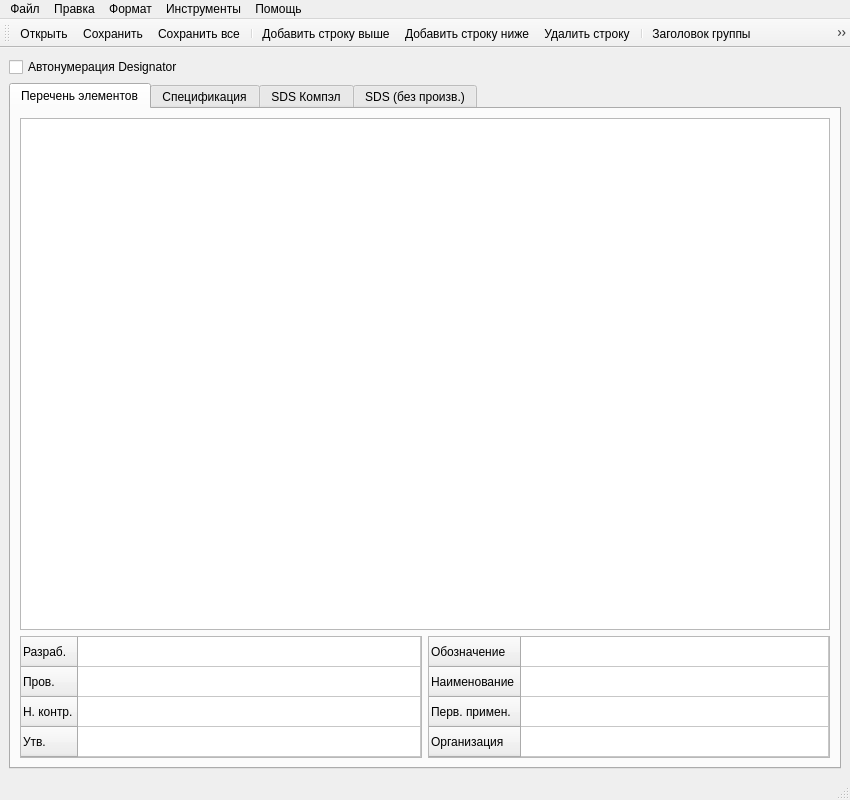
<?xml version="1.0" encoding="UTF-8"?>
<ui version="4.0">
 <class>MainWindow</class>
 <widget class="QMainWindow" name="MainWindow">
  <property name="geometry">
   <rect>
    <x>0</x>
    <y>0</y>
    <width>850</width>
    <height>800</height>
   </rect>
  </property>
  <property name="sizePolicy">
   <sizepolicy hsizetype="Expanding" vsizetype="Expanding">
    <horstretch>0</horstretch>
    <verstretch>0</verstretch>
   </sizepolicy>
  </property>
  <property name="baseSize">
   <size>
    <width>0</width>
    <height>100</height>
   </size>
  </property>
  <property name="windowTitle">
   <string>altidoc</string>
  </property>
  <property name="documentMode">
   <bool>false</bool>
  </property>
  <property name="dockNestingEnabled">
   <bool>false</bool>
  </property>
  <widget class="QWidget" name="centralwidget">
   <layout class="QVBoxLayout" name="verticalLayout_4">
    <item>
     <widget class="QCheckBox" name="autoNumCheckBox">
     <property name="text">
      <string>Автонумерация Designator</string>
     </property>
     <property name="checked">
      <bool>false</bool>
     </property>
    </widget>
   </item>
   <item>
     <widget class="QTabWidget" name="tabWidget">
      <property name="currentIndex">
       <number>0</number>
      </property>
      <property name="tabsClosable">
       <bool>false</bool>
      </property>
      <property name="tabBarAutoHide">
       <bool>false</bool>
      </property>
      <widget class="QWidget" name="tab">
       <attribute name="title">
        <string>Перечень элементов</string>
       </attribute>
       <layout class="QVBoxLayout" name="verticalLayout">
        <item>
         <widget class="QTableWidget" name="indexTable">
          <property name="sizePolicy">
           <sizepolicy hsizetype="Expanding" vsizetype="Expanding">
            <horstretch>0</horstretch>
            <verstretch>0</verstretch>
           </sizepolicy>
          </property>
          <property name="minimumSize">
           <size>
            <width>0</width>
            <height>0</height>
           </size>
          </property>
          <property name="maximumSize">
           <size>
            <width>16777215</width>
            <height>16777215</height>
           </size>
          </property>
          <property name="sizeIncrement">
           <size>
            <width>0</width>
            <height>0</height>
           </size>
          </property>
          <property name="baseSize">
           <size>
            <width>0</width>
            <height>100</height>
           </size>
          </property>
          <property name="gridStyle">
           <enum>Qt::SolidLine</enum>
          </property>
          <property name="rowCount">
           <number>0</number>
          </property>
          <property name="columnCount">
           <number>0</number>
          </property>
          <attribute name="verticalHeaderVisible">
           <bool>false</bool>
          </attribute>
         </widget>
        </item>
        <item>
         <layout class="QHBoxLayout" name="horizontalLayout">
          <item>
           <widget class="QTableWidget" name="indexStamp2">
            <property name="sizePolicy">
             <sizepolicy hsizetype="Expanding" vsizetype="Preferred">
              <horstretch>0</horstretch>
              <verstretch>0</verstretch>
             </sizepolicy>
            </property>
            <property name="maximumSize">
             <size>
              <width>16777215</width>
              <height>122</height>
             </size>
            </property>
            <attribute name="horizontalHeaderVisible">
             <bool>false</bool>
            </attribute>
            <attribute name="horizontalHeaderStretchLastSection">
             <bool>true</bool>
            </attribute>
            <row>
             <property name="text">
              <string>Разраб.</string>
             </property>
            </row>
            <row>
             <property name="text">
              <string>Пров.</string>
             </property>
            </row>
            <row>
             <property name="text">
              <string>Н. контр.</string>
             </property>
            </row>
            <row>
             <property name="text">
              <string>Утв.</string>
             </property>
            </row>
            <column>
             <property name="text">
              <string/>
             </property>
            </column>
           </widget>
          </item>
          <item>
           <widget class="QTableWidget" name="indexStamp">
            <property name="sizePolicy">
             <sizepolicy hsizetype="Expanding" vsizetype="Preferred">
              <horstretch>0</horstretch>
              <verstretch>0</verstretch>
             </sizepolicy>
            </property>
            <property name="maximumSize">
             <size>
              <width>16777215</width>
              <height>122</height>
             </size>
            </property>
            <attribute name="horizontalHeaderVisible">
             <bool>false</bool>
            </attribute>
            <attribute name="horizontalHeaderStretchLastSection">
             <bool>true</bool>
            </attribute>
            <row>
             <property name="text">
              <string>Обозначение</string>
             </property>
            </row>
            <row>
             <property name="text">
              <string>Наименование</string>
             </property>
            </row>
            <row>
             <property name="text">
              <string>Перв. примен.</string>
             </property>
            </row>
            <row>
             <property name="text">
              <string>Организация</string>
             </property>
            </row>
            <column>
             <property name="text">
              <string/>
             </property>
            </column>
           </widget>
          </item>
         </layout>
        </item>
       </layout>
      </widget>
      <widget class="QWidget" name="tab_2">
       <attribute name="title">
        <string>Спецификация</string>
       </attribute>
       <layout class="QVBoxLayout" name="verticalLayout_2">
        <item>
         <widget class="QTableWidget" name="specTable">
          <property name="sizePolicy">
           <sizepolicy hsizetype="Expanding" vsizetype="Expanding">
            <horstretch>0</horstretch>
            <verstretch>0</verstretch>
           </sizepolicy>
          </property>
          <property name="minimumSize">
           <size>
            <width>0</width>
            <height>0</height>
           </size>
          </property>
          <property name="maximumSize">
           <size>
            <width>16777215</width>
            <height>16777215</height>
           </size>
          </property>
          <property name="sizeIncrement">
           <size>
            <width>0</width>
            <height>0</height>
           </size>
          </property>
          <property name="baseSize">
           <size>
            <width>0</width>
            <height>100</height>
           </size>
          </property>
          <property name="gridStyle">
           <enum>Qt::SolidLine</enum>
          </property>
          <property name="rowCount">
           <number>0</number>
          </property>
          <property name="columnCount">
           <number>0</number>
          </property>
          <attribute name="verticalHeaderVisible">
           <bool>false</bool>
          </attribute>
         </widget>
        </item>
        <item>
         <layout class="QHBoxLayout" name="horizontalLayout_2">
          <item>
           <widget class="QTableWidget" name="specStamp2">
            <property name="sizePolicy">
             <sizepolicy hsizetype="Expanding" vsizetype="Preferred">
              <horstretch>0</horstretch>
              <verstretch>0</verstretch>
             </sizepolicy>
            </property>
            <property name="maximumSize">
             <size>
              <width>16777215</width>
              <height>122</height>
             </size>
            </property>
            <attribute name="horizontalHeaderVisible">
             <bool>false</bool>
            </attribute>
            <attribute name="horizontalHeaderStretchLastSection">
             <bool>true</bool>
            </attribute>
            <row>
             <property name="text">
              <string>Разраб.</string>
             </property>
            </row>
            <row>
             <property name="text">
              <string>Пров.</string>
             </property>
            </row>
            <row>
             <property name="text">
              <string>Н. контр.</string>
             </property>
            </row>
            <row>
             <property name="text">
              <string>Утв.</string>
             </property>
            </row>
            <column>
             <property name="text">
              <string/>
             </property>
            </column>
           </widget>
          </item>
          <item>
           <widget class="QTableWidget" name="specStamp">
            <property name="sizePolicy">
             <sizepolicy hsizetype="Expanding" vsizetype="Preferred">
              <horstretch>0</horstretch>
              <verstretch>0</verstretch>
             </sizepolicy>
            </property>
            <property name="maximumSize">
             <size>
              <width>16777215</width>
              <height>122</height>
             </size>
            </property>
            <attribute name="horizontalHeaderVisible">
             <bool>false</bool>
            </attribute>
            <attribute name="horizontalHeaderStretchLastSection">
             <bool>true</bool>
            </attribute>
            <row>
             <property name="text">
              <string>Обозначение</string>
             </property>
            </row>
            <row>
             <property name="text">
              <string>Наименование</string>
             </property>
            </row>
            <row>
             <property name="text">
              <string>Перв. примен.</string>
             </property>
            </row>
            <row>
             <property name="text">
              <string>Организация</string>
             </property>
            </row>
            <column>
             <property name="text">
              <string/>
             </property>
            </column>
           </widget>
          </item>
         </layout>
        </item>
       </layout>
      </widget>
<!--      <widget class="QWidget" name="tab_3">-->
<!--       <attribute name="title">-->
<!--        <string>Ведомость покупных изделий</string>-->
<!--       </attribute>-->
<!--       <layout class="QVBoxLayout" name="verticalLayout_3">-->
<!--        <item>-->
<!--         <widget class="QTableWidget" name="bomTable">-->
<!--          <property name="sizePolicy">-->
<!--           <sizepolicy hsizetype="Expanding" vsizetype="Expanding">-->
<!--            <horstretch>0</horstretch>-->
<!--            <verstretch>0</verstretch>-->
<!--           </sizepolicy>-->
<!--          </property>-->
<!--          <property name="minimumSize">-->
<!--           <size>-->
<!--            <width>0</width>-->
<!--            <height>0</height>-->
<!--           </size>-->
<!--          </property>-->
<!--          <property name="maximumSize">-->
<!--           <size>-->
<!--            <width>16777215</width>-->
<!--            <height>16777215</height>-->
<!--           </size>-->
<!--          </property>-->
<!--          <property name="sizeIncrement">-->
<!--           <size>-->
<!--            <width>0</width>-->
<!--            <height>0</height>-->
<!--           </size>-->
<!--          </property>-->
<!--          <property name="baseSize">-->
<!--           <size>-->
<!--            <width>0</width>-->
<!--            <height>100</height>-->
<!--           </size>-->
<!--          </property>-->
<!--          <property name="gridStyle">-->
<!--           <enum>Qt::SolidLine</enum>-->
<!--          </property>-->
<!--          <property name="rowCount">-->
<!--           <number>0</number>-->
<!--          </property>-->
<!--          <property name="columnCount">-->
<!--           <number>0</number>-->
<!--          </property>-->
<!--          <attribute name="verticalHeaderVisible">-->
<!--           <bool>false</bool>-->
<!--          </attribute>-->
<!--         </widget>-->
<!--        </item>-->
<!--        <item>-->
<!--         <layout class="QHBoxLayout" name="horizontalLayout_3">-->
<!--          <item>-->
<!--           <widget class="QTableWidget" name="bomStamp2">-->
<!--            <property name="sizePolicy">-->
<!--             <sizepolicy hsizetype="Expanding" vsizetype="Preferred">-->
<!--              <horstretch>0</horstretch>-->
<!--              <verstretch>0</verstretch>-->
<!--             </sizepolicy>-->
<!--            </property>-->
<!--            <property name="maximumSize">-->
<!--             <size>-->
<!--              <width>16777215</width>-->
<!--              <height>122</height>-->
<!--             </size>-->
<!--            </property>-->
<!--            <attribute name="horizontalHeaderVisible">-->
<!--             <bool>false</bool>-->
<!--            </attribute>-->
<!--            <attribute name="horizontalHeaderStretchLastSection">-->
<!--             <bool>true</bool>-->
<!--            </attribute>-->
<!--            <row>-->
<!--             <property name="text">-->
<!--              <string>Разраб.</string>-->
<!--             </property>-->
<!--            </row>-->
<!--            <row>-->
<!--             <property name="text">-->
<!--              <string>Пров.</string>-->
<!--             </property>-->
<!--            </row>-->
<!--            <row>-->
<!--             <property name="text">-->
<!--              <string>Н. контр.</string>-->
<!--             </property>-->
<!--            </row>-->
<!--            <row>-->
<!--             <property name="text">-->
<!--              <string>Утв.</string>-->
<!--             </property>-->
<!--            </row>-->
<!--            <column>-->
<!--             <property name="text">-->
<!--              <string/>-->
<!--             </property>-->
<!--            </column>-->
<!--           </widget>-->
<!--          </item>-->
<!--          <item>-->
<!--           <widget class="QTableWidget" name="bomStamp">-->
<!--            <property name="sizePolicy">-->
<!--             <sizepolicy hsizetype="Expanding" vsizetype="Preferred">-->
<!--              <horstretch>0</horstretch>-->
<!--              <verstretch>0</verstretch>-->
<!--             </sizepolicy>-->
<!--            </property>-->
<!--            <property name="maximumSize">-->
<!--             <size>-->
<!--              <width>16777215</width>-->
<!--              <height>122</height>-->
<!--             </size>-->
<!--            </property>-->
<!--            <attribute name="horizontalHeaderVisible">-->
<!--             <bool>false</bool>-->
<!--            </attribute>-->
<!--            <attribute name="horizontalHeaderStretchLastSection">-->
<!--             <bool>true</bool>-->
<!--            </attribute>-->
<!--            <row>-->
<!--             <property name="text">-->
<!--              <string>Обозначение</string>-->
<!--             </property>-->
<!--            </row>-->
<!--            <row>-->
<!--             <property name="text">-->
<!--              <string>Наименование</string>-->
<!--             </property>-->
<!--            </row>-->
<!--            <row>-->
<!--             <property name="text">-->
<!--              <string>Перв. примен.</string>-->
<!--             </property>-->
<!--            </row>-->
<!--            <row>-->
<!--             <property name="text">-->
<!--              <string>Организация</string>-->
<!--             </property>-->
<!--            </row>-->
<!--            <column>-->
<!--             <property name="text">-->
<!--              <string/>-->
<!--             </property>-->
<!--            </column>-->
<!--           </widget>-->
<!--          </item>-->
<!--         </layout>-->
<!--        </item>-->
<!--       </layout>-->
<!--      </widget>-->
      <widget class="QWidget" name="tab_4">
       <attribute name="title">
        <string>SDS Компэл</string>
       </attribute>
       <layout class="QVBoxLayout" name="verticalLayout_5">
        <item>
         <widget class="QTableWidget" name="sdsTable">
          <property name="sizePolicy">
           <sizepolicy hsizetype="Expanding" vsizetype="Expanding">
            <horstretch>0</horstretch>
            <verstretch>0</verstretch>
           </sizepolicy>
          </property>
          <property name="minimumSize">
           <size>
            <width>0</width>
            <height>0</height>
           </size>
          </property>
          <property name="maximumSize">
           <size>
            <width>16777215</width>
            <height>16777215</height>
           </size>
          </property>
          <property name="sizeIncrement">
           <size>
            <width>0</width>
            <height>0</height>
           </size>
          </property>
          <property name="baseSize">
           <size>
            <width>0</width>
            <height>100</height>
           </size>
          </property>
          <property name="gridStyle">
           <enum>Qt::SolidLine</enum>
          </property>
          <property name="rowCount">
           <number>0</number>
          </property>
          <property name="columnCount">
           <number>0</number>
          </property>
          <attribute name="verticalHeaderVisible">
           <bool>false</bool>
          </attribute>
         </widget>
        </item>
        <item>
         <layout class="QHBoxLayout" name="horizontalLayout_4">
          <item>
           <widget class="QTableWidget" name="sdsStamp2">
            <property name="sizePolicy">
             <sizepolicy hsizetype="Expanding" vsizetype="Preferred">
              <horstretch>0</horstretch>
              <verstretch>0</verstretch>
             </sizepolicy>
            </property>
            <property name="maximumSize">
             <size>
              <width>16777215</width>
              <height>122</height>
             </size>
            </property>
            <attribute name="horizontalHeaderVisible">
             <bool>false</bool>
            </attribute>
            <attribute name="horizontalHeaderStretchLastSection">
             <bool>true</bool>
            </attribute>
            <row>
             <property name="text">
              <string>Разраб.</string>
             </property>
            </row>
            <row>
             <property name="text">
              <string>Пров.</string>
             </property>
            </row>
            <row>
             <property name="text">
              <string>Н. контр.</string>
             </property>
            </row>
            <row>
             <property name="text">
              <string>Утв.</string>
             </property>
            </row>
            <column>
             <property name="text">
              <string/>
             </property>
            </column>
           </widget>
          </item>
          <item>
           <widget class="QTableWidget" name="sdsStamp">
            <property name="sizePolicy">
             <sizepolicy hsizetype="Expanding" vsizetype="Preferred">
              <horstretch>0</horstretch>
              <verstretch>0</verstretch>
             </sizepolicy>
            </property>
            <property name="maximumSize">
             <size>
              <width>16777215</width>
              <height>122</height>
             </size>
            </property>
            <attribute name="horizontalHeaderVisible">
             <bool>false</bool>
            </attribute>
            <attribute name="horizontalHeaderStretchLastSection">
             <bool>true</bool>
            </attribute>
            <row>
             <property name="text">
              <string>Обозначение</string>
             </property>
            </row>
            <row>
             <property name="text">
              <string>Наименование</string>
             </property>
            </row>
            <row>
             <property name="text">
              <string>Перв. примен.</string>
             </property>
            </row>
            <row>
             <property name="text">
              <string>Организация</string>
             </property>
            </row>
            <column>
             <property name="text">
              <string/>
             </property>
            </column>
           </widget>
          </item>
         </layout>
        </item>
       </layout>
      </widget>
      <widget class="QWidget" name="tab_5">
       <attribute name="title">
        <string>SDS (без произв.)</string>
       </attribute>
       <layout class="QVBoxLayout" name="verticalLayout_6">
        <item>
         <widget class="QTableWidget" name="sds2Table">
          <property name="sizePolicy">
           <sizepolicy hsizetype="Expanding" vsizetype="Expanding">
            <horstretch>0</horstretch>
            <verstretch>0</verstretch>
           </sizepolicy>
          </property>
          <property name="minimumSize">
           <size>
            <width>0</width>
            <height>0</height>
           </size>
          </property>
          <property name="maximumSize">
           <size>
            <width>16777215</width>
            <height>16777215</height>
           </size>
          </property>
          <property name="sizeIncrement">
           <size>
            <width>0</width>
            <height>0</height>
           </size>
          </property>
          <property name="baseSize">
           <size>
            <width>0</width>
            <height>100</height>
           </size>
          </property>
          <property name="gridStyle">
           <enum>Qt::SolidLine</enum>
          </property>
          <property name="rowCount">
           <number>0</number>
          </property>
          <property name="columnCount">
           <number>0</number>
          </property>
          <attribute name="verticalHeaderVisible">
           <bool>false</bool>
          </attribute>
         </widget>
        </item>
        <item>
         <layout class="QHBoxLayout" name="horizontalLayout_5">
          <item>
           <widget class="QTableWidget" name="sds2Stamp2">
            <property name="sizePolicy">
             <sizepolicy hsizetype="Expanding" vsizetype="Preferred">
              <horstretch>0</horstretch>
              <verstretch>0</verstretch>
             </sizepolicy>
            </property>
            <property name="maximumSize">
             <size>
              <width>16777215</width>
              <height>122</height>
             </size>
            </property>
            <attribute name="horizontalHeaderVisible">
             <bool>false</bool>
            </attribute>
            <attribute name="horizontalHeaderStretchLastSection">
             <bool>true</bool>
            </attribute>
            <row>
             <property name="text">
              <string>Разраб.</string>
             </property>
            </row>
            <row>
             <property name="text">
              <string>Пров.</string>
             </property>
            </row>
            <row>
             <property name="text">
              <string>Н. контр.</string>
             </property>
            </row>
            <row>
             <property name="text">
              <string>Утв.</string>
             </property>
            </row>
            <column>
             <property name="text">
              <string/>
             </property>
            </column>
           </widget>
          </item>
          <item>
           <widget class="QTableWidget" name="sds2Stamp">
            <property name="sizePolicy">
             <sizepolicy hsizetype="Expanding" vsizetype="Preferred">
              <horstretch>0</horstretch>
              <verstretch>0</verstretch>
             </sizepolicy>
            </property>
            <property name="maximumSize">
             <size>
              <width>16777215</width>
              <height>122</height>
             </size>
            </property>
            <attribute name="horizontalHeaderVisible">
             <bool>false</bool>
            </attribute>
            <attribute name="horizontalHeaderStretchLastSection">
             <bool>true</bool>
            </attribute>
            <row>
             <property name="text">
              <string>Обозначение</string>
             </property>
            </row>
            <row>
             <property name="text">
              <string>Наименование</string>
             </property>
            </row>
            <row>
             <property name="text">
              <string>Перв. примен.</string>
             </property>
            </row>
            <row>
             <property name="text">
              <string>Организация</string>
             </property>
            </row>
            <column>
             <property name="text">
              <string/>
             </property>
            </column>
           </widget>
          </item>
         </layout>
        </item>
       </layout>
      </widget>
     </widget>
    </item>
   </layout>
  </widget>
  <widget class="QMenuBar" name="menubar">
   <property name="geometry">
    <rect>
     <x>0</x>
     <y>0</y>
     <width>850</width>
     <height>21</height>
    </rect>
   </property>
   <widget class="QMenu" name="menuFile">
    <property name="title">
     <string>Файл</string>
    </property>
    <addaction name="actionOpen"/>
    <addaction name="actionSave"/>
    <addaction name="actionSaveAll"/>
    <addaction name="separator"/>
    <addaction name="actionExit"/>
   </widget>
   <widget class="QMenu" name="menuHelp">
    <property name="title">
     <string>Помощь</string>
    </property>
    <addaction name="actionAbout"/>
    <addaction name="actionAboutQt"/>
   </widget>
   <widget class="QMenu" name="menu">
    <property name="title">
     <string>Правка</string>
    </property>
    <addaction name="actionInsertAbove"/>
    <addaction name="actionInsertBelow"/>
    <addaction name="separator"/>
    <addaction name="actionDelete"/>
   </widget>
   <widget class="QMenu" name="menu_3">
    <property name="title">
     <string>Формат</string>
    </property>
    <addaction name="actionTitle"/>
    <addaction name="actionSectionTitle"/>
   </widget>
   <widget class="QMenu" name="menu_2">
    <property name="title">
     <string>Инструменты</string>
    </property>
    <addaction name="actionPosRebuild"/>
   </widget>
   <addaction name="menuFile"/>
   <addaction name="menu"/>
   <addaction name="menu_3"/>
   <addaction name="menu_2"/>
   <addaction name="menuHelp"/>
  </widget>
  <widget class="QStatusBar" name="statusbar"/>
  <widget class="QToolBar" name="toolBar">
   <property name="windowTitle">
    <string>toolBar</string>
   </property>
   <property name="toolButtonStyle">
    <enum>Qt::ToolButtonIconOnly</enum>
   </property>
   <attribute name="toolBarArea">
    <enum>TopToolBarArea</enum>
   </attribute>
   <attribute name="toolBarBreak">
    <bool>false</bool>
   </attribute>
   <addaction name="actionOpen"/>
   <addaction name="actionSave"/>
   <addaction name="actionSaveAll"/>
   <addaction name="separator"/>
   <addaction name="actionInsertAbove"/>
   <addaction name="actionInsertBelow"/>
   <addaction name="actionDelete"/>
   <addaction name="separator"/>
   <addaction name="actionTitle"/>
   <addaction name="actionSectionTitle"/>
   <addaction name="separator"/>
   <addaction name="actionPosRebuild"/>
  </widget>
  <action name="actionAbout">
   <property name="text">
    <string>О программе</string>
   </property>
   <property name="shortcut">
    <string>F1</string>
   </property>
  </action>
  <action name="actionOpen">
   <property name="text">
    <string>Открыть...</string>
   </property>
   <property name="shortcut">
    <string>Ctrl+O</string>
   </property>
  </action>
  <action name="actionExit">
   <property name="text">
    <string>Выход</string>
   </property>
   <property name="shortcut">
    <string>Ctrl+Q</string>
   </property>
  </action>
  <action name="actionSave">
   <property name="text">
    <string>Сохранить...</string>
   </property>
   <property name="shortcut">
    <string>Ctrl+S</string>
   </property>
  </action>
  <action name="actionExport">
   <property name="text">
    <string>Экспортировать...</string>
   </property>
   <property name="shortcut">
    <string>Ctrl+E</string>
   </property>
  </action>
  <action name="actionAboutQt">
   <property name="text">
    <string>О &amp;Qt</string>
   </property>
   <property name="shortcut">
    <string>Shift+F1</string>
   </property>
  </action>
  <action name="actionInsertAbove">
   <property name="text">
    <string>Добавить строку выше</string>
   </property>
   <property name="shortcut">
    <string>Ins</string>
   </property>
  </action>
  <action name="actionInsertBelow">
   <property name="text">
    <string>Добавить строку ниже</string>
   </property>
   <property name="shortcut">
    <string>Shift+Ins</string>
   </property>
  </action>
  <action name="actionDelete">
   <property name="text">
    <string>Удалить строку</string>
   </property>
   <property name="shortcut">
    <string>Del</string>
   </property>
  </action>
  <action name="actionTitle">
   <property name="checkable">
    <bool>true</bool>
   </property>
   <property name="text">
    <string>Заголовок группы</string>
   </property>
   <property name="shortcut">
    <string>Ctrl+G</string>
   </property>
  </action>
  <action name="actionSectionTitle">
   <property name="checkable">
    <bool>true</bool>
   </property>
   <property name="text">
    <string>Заголовок раздела</string>
   </property>
   <property name="shortcut">
    <string>Ctrl+H</string>
   </property>
  </action>
  <action name="actionSaveAll">
   <property name="text">
    <string>Сохранить все...</string>
   </property>
   <property name="shortcut">
    <string>Ctrl+Shift+S</string>
   </property>
  </action>
  <action name="actionPosRebuild">
   <property name="text">
    <string>Перестроить номера позиций</string>
   </property>
   <property name="shortcut">
    <string>Ctrl+B</string>
   </property>
  </action>
 </widget>
 <tabstops>
  <tabstop>indexTable</tabstop>
  <tabstop>specTable</tabstop>
  <tabstop>sdsTable</tabstop>
  <tabstop>sds2Table</tabstop>
 </tabstops>
 <resources/>
 <connections/>
</ui>
